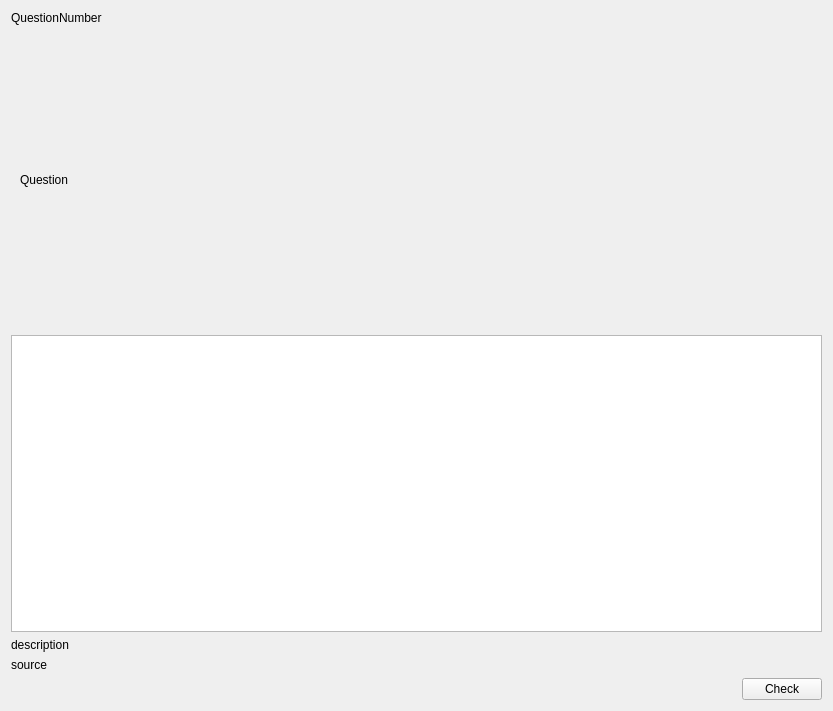
<?xml version="1.0" encoding="UTF-8"?>
<ui version="4.0">
 <class>TestWindowForm</class>
 <widget class="QWidget" name="TestWindowForm">
  <property name="geometry">
   <rect>
    <x>0</x>
    <y>0</y>
    <width>833</width>
    <height>711</height>
   </rect>
  </property>
  <property name="windowTitle">
   <string>Form</string>
  </property>
  <layout class="QVBoxLayout" name="verticalLayout_2">
   <item>
    <layout class="QVBoxLayout" name="verticalLayout">
     <item>
      <widget class="QLabel" name="questionNumberLabel">
       <property name="text">
        <string>QuestionNumber</string>
       </property>
      </widget>
     </item>
     <item>
      <widget class="QScrollArea" name="scrollArea">
       <property name="frameShape">
        <enum>QFrame::NoFrame</enum>
       </property>
       <property name="widgetResizable">
        <bool>true</bool>
       </property>
       <widget class="QWidget" name="scrollAreaWidgetContents">
        <property name="geometry">
         <rect>
          <x>0</x>
          <y>0</y>
          <width>809</width>
          <height>288</height>
         </rect>
        </property>
        <property name="autoFillBackground">
         <bool>true</bool>
        </property>
        <layout class="QVBoxLayout" name="verticalLayout_3">
         <item>
          <widget class="QLabel" name="questionLabel">
           <property name="sizePolicy">
            <sizepolicy hsizetype="Maximum" vsizetype="Maximum">
             <horstretch>0</horstretch>
             <verstretch>0</verstretch>
            </sizepolicy>
           </property>
           <property name="autoFillBackground">
            <bool>false</bool>
           </property>
           <property name="frameShape">
            <enum>QFrame::NoFrame</enum>
           </property>
           <property name="text">
            <string>Question</string>
           </property>
           <property name="alignment">
            <set>Qt::AlignLeading|Qt::AlignLeft|Qt::AlignTop</set>
           </property>
           <property name="textInteractionFlags">
            <set>Qt::LinksAccessibleByMouse|Qt::TextSelectableByMouse</set>
           </property>
          </widget>
         </item>
        </layout>
       </widget>
      </widget>
     </item>
     <item>
      <widget class="QListView" name="answerListView">
       <property name="editTriggers">
        <set>QAbstractItemView::DoubleClicked|QAbstractItemView::EditKeyPressed</set>
       </property>
       <property name="alternatingRowColors">
        <bool>true</bool>
       </property>
       <property name="selectionMode">
        <enum>QAbstractItemView::ContiguousSelection</enum>
       </property>
       <property name="selectionRectVisible">
        <bool>true</bool>
       </property>
      </widget>
     </item>
     <item>
      <layout class="QVBoxLayout" name="AnswerVerticalLayout">
       <item>
        <widget class="QLabel" name="descriptionLabel">
         <property name="text">
          <string>description</string>
         </property>
        </widget>
       </item>
       <item>
        <widget class="QLabel" name="sourceLabel">
         <property name="text">
          <string>source</string>
         </property>
         <property name="textInteractionFlags">
          <set>Qt::LinksAccessibleByMouse|Qt::TextSelectableByMouse</set>
         </property>
        </widget>
       </item>
      </layout>
     </item>
     <item>
      <layout class="QHBoxLayout" name="buttonsHorizontalLayout">
       <property name="sizeConstraint">
        <enum>QLayout::SetMinimumSize</enum>
       </property>
       <property name="leftMargin">
        <number>0</number>
       </property>
       <property name="rightMargin">
        <number>0</number>
       </property>
       <item>
        <spacer name="horizontalSpacer">
         <property name="orientation">
          <enum>Qt::Horizontal</enum>
         </property>
         <property name="sizeHint" stdset="0">
          <size>
           <width>40</width>
           <height>20</height>
          </size>
         </property>
        </spacer>
       </item>
       <item>
        <widget class="QPushButton" name="checkButton">
         <property name="text">
          <string>Check</string>
         </property>
         <property name="checkable">
          <bool>false</bool>
         </property>
        </widget>
       </item>
      </layout>
     </item>
    </layout>
   </item>
  </layout>
 </widget>
 <resources/>
 <connections>
  <connection>
   <sender>checkButton</sender>
   <signal>clicked(bool)</signal>
   <receiver>checkButton</receiver>
   <slot>setEnabled(bool)</slot>
   <hints>
    <hint type="sourcelabel">
     <x>755</x>
     <y>678</y>
    </hint>
    <hint type="destinationlabel">
     <x>771</x>
     <y>680</y>
    </hint>
   </hints>
  </connection>
  <connection>
   <sender>checkButton</sender>
   <signal>clicked()</signal>
   <receiver>TestWindowForm</receiver>
   <slot>CheckAnswers()</slot>
   <hints>
    <hint type="sourcelabel">
     <x>798</x>
     <y>676</y>
    </hint>
    <hint type="destinationlabel">
     <x>833</x>
     <y>649</y>
    </hint>
   </hints>
  </connection>
  <connection>
   <sender>checkButton</sender>
   <signal>clicked()</signal>
   <receiver>answerListView</receiver>
   <slot>doItemsLayout()</slot>
   <hints>
    <hint type="sourcelabel">
     <x>798</x>
     <y>673</y>
    </hint>
    <hint type="destinationlabel">
     <x>704</x>
     <y>493</y>
    </hint>
   </hints>
  </connection>
  <connection>
   <sender>checkButton</sender>
   <signal>clicked(bool)</signal>
   <receiver>sourceLabel</receiver>
   <slot>setHidden(bool)</slot>
   <hints>
    <hint type="sourcelabel">
     <x>783</x>
     <y>682</y>
    </hint>
    <hint type="destinationlabel">
     <x>323</x>
     <y>653</y>
    </hint>
   </hints>
  </connection>
  <connection>
   <sender>checkButton</sender>
   <signal>clicked(bool)</signal>
   <receiver>descriptionLabel</receiver>
   <slot>setHidden(bool)</slot>
   <hints>
    <hint type="sourcelabel">
     <x>782</x>
     <y>686</y>
    </hint>
    <hint type="destinationlabel">
     <x>188</x>
     <y>633</y>
    </hint>
   </hints>
  </connection>
 </connections>
 <slots>
  <slot>enableNextButton()</slot>
  <slot>CheckAnswers()</slot>
  <slot>Back()</slot>
  <slot>SignalFromCheckButton()</slot>
 </slots>
</ui>
